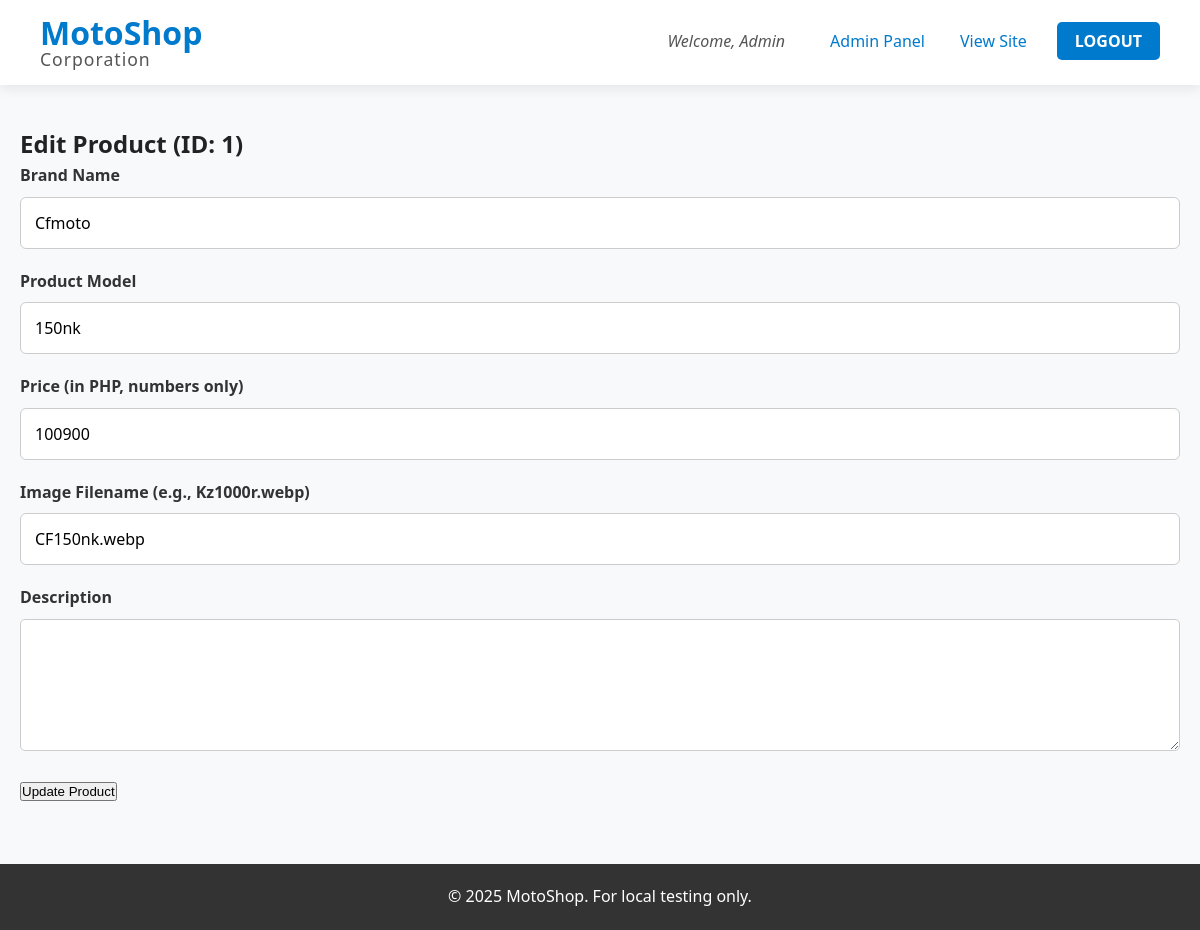
/edit_product.php?product_id=1 (signed in), run on the app's committed database.
### tables this page shows
CREATE TABLE `products` (
  `productID` int NOT NULL AUTO_INCREMENT,
  `productimage` varchar(100) DEFAULT NULL,
  `productModel` varchar(50) DEFAULT NULL,
  `BrandName` varchar(50) DEFAULT NULL,
  `Price` double NOT NULL,
  `productDescription` varchar(255) DEFAULT NULL,
  PRIMARY KEY (`productID`)
);

### edit_product.php (the view, shortened to what this page needs)
<?php
include 'header.php';
$productID = $_GET['product_id'];
$sql_fetch = "SELECT * FROM products WHERE productID = $productID";
$result = $conn->query($sql_fetch);
$product = $result->fetch_assoc();
?>
<div class="container">
    <div class="form-container">
        <h2>Edit Product (ID: <?php echo $product['productID']; ?>)</h2>
        <form action="edit_product.php?product_id=<?php echo $product['productID']; ?>" method="POST">
            <div class="form-group">
                <label for="BrandName">Brand Name</label>
                <input type="text" name="BrandName" id="BrandName" value="<?php echo $product['BrandName']; ?>" required>
            </div>
            <div class="form-group">
                <label for="productModel">Product Model</label>
                <input type="text" name="productModel" id="productModel" value="<?php echo $product['productModel']; ?>" required>
            </div>
            <div class="form-group">
                <label for="Price">Price (in PHP, numbers only)</label>
                <input type="number" step="0.01" name="Price" id="Price" value="<?php echo $product['Price']; ?>" required>
            </div>
             <div class="form-group">
                <label for="productimage">Image Filename (e.g., Kz1000r.webp)</label>
                <input type="text" name="productimage" id="productimage" value="<?php echo $product['productimage']; ?>" required>
            </div>
            <div class="form-group">
                <label for="productDescription">Description</label>
                <textarea name="productDescription" id="productDescription" rows="5" style="width:100%; padding: 10px; border: 1px solid #ccc; border-radius: 5px;"><?php echo $product['productDescription']; ?></textarea>
            </div>
            <button type="submit" class="form-btn">Update Product</button>
        </form>
    </div>
</div>
<?php
include 'footer.php';
?>

### style.css (style rules this page uses)
* { box-sizing: border-box; margin: 0; padding: 0; }
body { font-family: "Segoe UI", Arial, sans-serif; color: #222; line-height: 1.6; background-color: #f7f9fb; }
.container { max-width: 1200px; margin: 0 auto; padding: 40px 20px; }
.form-group { margin-bottom: 20px; }
.form-group label { display: block; margin-bottom: 8px; font-weight: 600; color: #333; }
.form-group input, .form-group select, .form-group textarea { width: 100%; padding: 14px; border: 1px solid #ccc; border-radius: 6px; font-size: 1rem; font-family: "Segoe UI", Arial, sans-serif; }

### data on the page
products: productID "1", BrandName "Cfmoto", productModel "150nk", Price "100900", productimage "CF150nk.webp"
